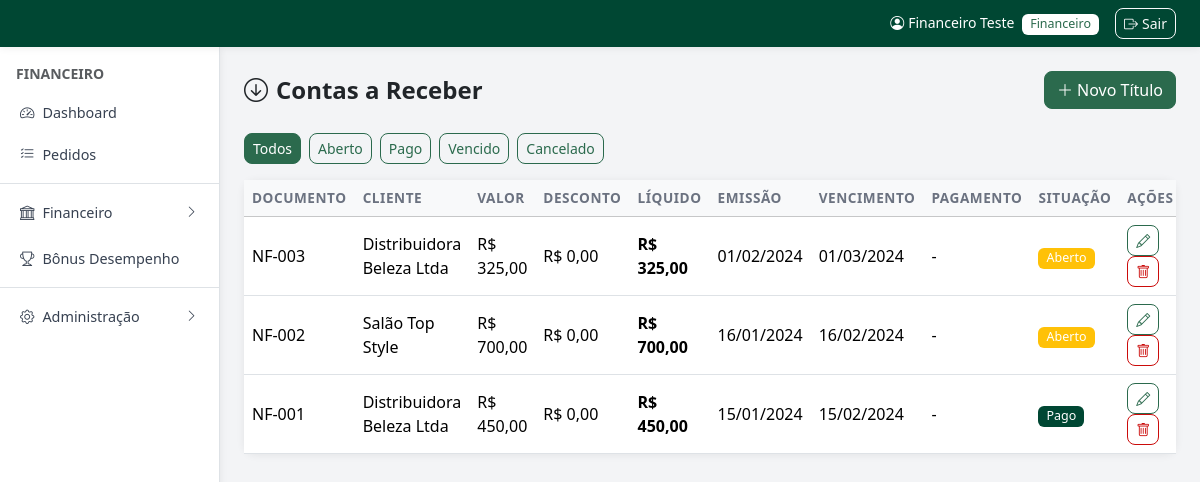
The app's page /admin/cadastros/contas-receber.php (signed in) with its own data.
### tables this page shows
CREATE TABLE IF NOT EXISTS contas_receber (
    id INT AUTO_INCREMENT PRIMARY KEY,
    numero_documento VARCHAR(50),
    cliente_id INT,
    valor_receber DECIMAL(12,2) DEFAULT 0,
    descontos DECIMAL(12,2) DEFAULT 0,
    data_emissao DATE,
    data_vencimento DATE,
    data_pagamento DATE,
    situacao ENUM('aberto','pago','vencido','cancelado') DEFAULT 'aberto',
    created_at TIMESTAMP DEFAULT CURRENT_TIMESTAMP,
    FOREIGN KEY (cliente_id) REFERENCES clientes(id) ON DELETE SET NULL
);

CREATE TABLE IF NOT EXISTS clientes (
    id INT AUTO_INCREMENT PRIMARY KEY,
    codigo_cliente VARCHAR(50),
    cnpj VARCHAR(20),
    cpf VARCHAR(15),
    razao_social VARCHAR(200) NOT NULL,
    cep VARCHAR(10),
    endereco VARCHAR(200),
    numero VARCHAR(10),
    complemento VARCHAR(100),
    bairro VARCHAR(100),
    cidade VARCHAR(100),
    estado VARCHAR(2),
    pais VARCHAR(50) DEFAULT 'Brasil',
    telefone1 VARCHAR(20),
    telefone2 VARCHAR(20),
    email VARCHAR(100) NOT NULL UNIQUE,
    supervisor VARCHAR(100),
    canal_venda_id INT,
    material_apoio TINYINT DEFAULT 0,
    bonus_desempenho DECIMAL(10,2) DEFAULT 0,
    desconto_cliente DECIMAL(10,4) DEFAULT 0,
    limite_credito DECIMAL(12,2) DEFAULT 0,
    idioma VARCHAR(20) DEFAULT 'pt',
    moeda VARCHAR(10) DEFAULT 'BRL',
    pedido_accademia TINYINT DEFAULT 0,
    senha VARCHAR(255) NOT NULL,
    status ENUM('ativo','inativo') DEFAULT 'ativo',
    created_at TIMESTAMP DEFAULT CURRENT_TIMESTAMP,
    FOREIGN KEY (canal_venda_id) REFERENCES canal_venda(id) ON DELETE SET NULL
);

### admin/cadastros/contas-receber.php (the view, shortened to what this page needs)
<?php
require_once __DIR__ . '/../../config.php';
$filtro = $_GET['situacao'] ?? '';
$where = $filtro ? 'WHERE cr.situacao = ?' : '';
$params = $filtro ? [$filtro] : [];
$titulos = db()->prepare("SELECT cr.*, c.razao_social FROM contas_receber cr LEFT JOIN clientes c ON c.id=cr.cliente_id $where ORDER BY cr.data_vencimento DESC");
$titulos->execute($params);
$titulos = $titulos->fetchAll();
require_once LAYOUT_PATH . '/header.php';
?>
<div class="d-flex flex-wrap justify-content-between align-items-center gap-2 mb-4">
    <h4 class="fw-bold mb-0"><i class="bi bi-arrow-down-circle me-2"></i>Contas a Receber</h4>
    <button class="btn btn-primary" data-bs-toggle="modal" data-bs-target="#modal" onclick="novoReg()"><i class="bi bi-plus-lg me-1"></i>Novo Título</button>
</div>
<div class="mb-3 d-flex gap-2">
    <?php foreach ([''=>'Todos','aberto'=>'Aberto','pago'=>'Pago','vencido'=>'Vencido','cancelado'=>'Cancelado'] as $v=>$l): ?>
    <a href="?situacao=<?= $v ?>" class="btn btn-sm btn-<?= $filtro===$v?'primary':'outline-primary' ?>"><?= $l ?></a>
    <?php endforeach; ?>
</div>
<div class="card shadow-sm border-0"><div class="card-body p-0"><div class="table-responsive">
<table class="table table-hover mb-0">
    <thead class="table-light"><tr><th>Documento</th><th>Cliente</th><th>Valor</th><th>Desconto</th><th>Líquido</th><th>Emissão</th><th>Vencimento</th><th>Pagamento</th><th>Situação</th><th>Ações</th></tr></thead>
    <tbody>
    <?php if ($titulos): foreach ($titulos as $t): ?>
        <tr class="<?= $t['situacao']==='vencido'?'table-danger':'' ?>">
            <td><?= e($t['numero_documento']?:'—') ?></td>
            <td><?= e($t['razao_social']?:'—') ?></td>
            <td><?= moedaBR($t['valor_receber']) ?></td>
            <td><?= moedaBR($t['descontos']) ?></td>
            <td class="fw-semibold"><?= moedaBR($t['valor_receber']-$t['descontos']) ?></td>
            <td><?= dataBR($t['data_emissao']) ?></td>
            <td><?= dataBR($t['data_vencimento']) ?></td>
            <td><?= dataBR($t['data_pagamento']) ?></td>
            <td><?= statusBadge($t['situacao']) ?></td>
            <td>
                <button class="btn btn-sm btn-outline-primary" onclick="editarReg(<?= htmlspecialchars(json_encode($t),ENT_QUOTES) ?>)"><i class="bi bi-pencil"></i></button>
                <form method="POST" class="d-inline" onsubmit="return confirm('Excluir?')"><button class="btn btn-sm btn-outline-danger"><i class="bi bi-trash"></i></button></form>
            </td>
        </tr>
    <?php endforeach; else: ?><tr><td colspan="10" class="text-center text-muted py-4">Nenhum título.</td></tr><?php endif; ?>
    </tbody>
</table></div></div></div>
<?php require_once LAYOUT_PATH . '/footer.php'; ?>

### config.php (shortened to what this page needs)
<?php
function db() {
    static $pdo = null;
    if ($pdo === null) {
        try {
            $pdo = new PDO(
                'mysql:host=' . DB_HOST . ';dbname=' . DB_NAME . ';charset=utf8mb4',
                DB_USER, DB_PASS,
                [PDO::ATTR_ERRMODE => PDO::ERRMODE_EXCEPTION,
                 PDO::ATTR_DEFAULT_FETCH_MODE => PDO::FETCH_ASSOC]
            );
            try { $pdo->exec("ALTER TABLE pedidos ADD COLUMN lote_id VARCHAR(40) NULL"); } catch (PDOException $e) {}
            try { $pdo->exec("ALTER TABLE clientes MODIFY COLUMN email VARCHAR(255) NULL DEFAULT NULL"); } catch (PDOException $e) {}
            try { $pdo->exec("UPDATE clientes SET email = NULL WHERE email = ''"); } catch (PDOException $e) {}
            try { $pdo->exec("ALTER TABLE tabela_precos ADD COLUMN preco_network DECIMAL(10,2) NULL DEFAULT NULL"); } catch (PDOException $e) {}
            try { $pdo->exec("ALTER TABLE tabela_precos ADD COLUMN preco_auxiliar DECIMAL(10,2) NULL DEFAULT NULL"); } catch (PDOException $e) {}
            try { $pdo->exec("ALTER TABLE pedidos ADD COLUMN desconto_campanha DECIMAL(5,2) NULL DEFAULT NULL"); } catch (PDOException $e) {}
            try { $pdo->exec("ALTER TABLE bonus_ma_logs ADD COLUMN valor_utilizado DECIMAL(10,2) NOT NULL DEFAULT 0"); } catch (PDOException $e) {}
            try { $pdo->exec("ALTER TABLE pedidos ADD COLUMN forma_pagamento VARCHAR(60) NULL DEFAULT NULL"); } catch (PDOException $e) {}
            try { $pdo->exec("ALTER TABLE creditos ADD COLUMN valor_utilizado DECIMAL(12,2) NOT NULL DEFAULT 0"); } catch (PDOException $e) {}
            try { $pdo->exec("ALTER TABLE pedidos ADD COLUMN credito_utilizado DECIMAL(12,2) NULL DEFAULT NULL"); } catch (PDOException $e) {}
            try { $pdo->exec("ALTER TABLE pedidos ADD COLUMN desconto_pagamento DECIMAL(12,2) NULL DEFAULT NULL"); } catch (PDOException $e) {}
            try { $pdo->exec("ALTER TABLE clientes ADD COLUMN email VARCHAR(120) NULL DEFAULT NULL"); } catch (PDOException $e) {}
            try { $pdo->exec("ALTER TABLE clientes ADD COLUMN senha VARCHAR(255) NULL DEFAULT NULL"); } catch (PDOException $e) {}
            try { $pdo->exec("ALTER TABLE pedidos MODIFY COLUMN status ENUM('comercial','financeiro','faturamento','faturado','cancelado','reprovado') DEFAULT 'comercial'"); } catch (PDOException $e) {}
            try { $pdo->exec("ALTER TABLE usuarios MODIFY COLUMN tipo_acesso ENUM('comercial','financeiro','supervisor','tecnologia da informacao','recursos humanos','marketing','diretoria','centro tecnico','contabilidade','recepcao','expedicao') NOT NULL DEFAULT 'comercial'"); } catch (PDOException $e) {}
            try { $pdo->exec("ALTER TABLE clientes ADD COLUMN desconto_canal DECIMAL(10,4) DEFAULT 0"); } catch (PDOException $e) {}
            try { $pdo->exec("ALTER TABLE campanhas ADD COLUMN canal_venda_id INT NULL"); } catch (PDOException $e) {}
            try { $pdo->exec("ALTER TABLE clientes ADD COLUMN supervisor VARCHAR(100) NULL"); } catch (PDOException $e) {}
            try { $pdo->exec("UPDATE clientes SET supervisor = vendedor WHERE supervisor IS NULL AND vendedor IS NOT NULL"); } catch (PDOException $e) {}
            try { $pdo->exec("ALTER TABLE pedidos ADD COLUMN supervisor VARCHAR(100) NULL"); } catch (PDOException $e) {}
            try { $pdo->exec("UPDATE pedidos SET supervisor = vendedor WHERE supervisor IS NULL AND vendedor IS NOT NULL"); } catch (PDOException $e) {}
            try { $pdo->exec("CREATE TABLE IF NOT EXISTS grupo_empresas (
                id         INT AUTO_INCREMENT PRIMARY KEY,
                nome       VARCHAR(120) NOT NULL,
                descricao  TEXT,
                created_at TIMESTAMP DEFAULT CURRENT_TIMESTAMP
            )"); } catch (PDOException $e) {}
            try { $pdo->exec("CREATE TABLE IF NOT EXISTS grupo_empresas_clientes (
                id        INT AUTO_INCREMENT PRIMARY KEY,
                grupo_id  INT NOT NULL,
                cliente_id INT NOT NULL,
                UNIQUE KEY uq_grupo_cliente (grupo_id, cliente_id)
            )"); } catch (PDOException $e) {}
            try { $pdo->exec("CREATE TABLE IF NOT EXISTS webhook_logs (
                id         INT AUTO_INCREMENT PRIMARY KEY,
                origem     VARCHAR(50)  NOT NULL,
                evento     VARCHAR(100) NOT NULL,
                status     VARCHAR(20)  NOT NULL,
                detalhe    TEXT,
                cliente_id INT NULL,
                created_at TIMESTAMP DEFAULT CURRENT_TIMESTAMP
            )"); } catch (PDOException $e) {}
            try { $pdo->exec("CREATE TABLE IF NOT EXISTS pedido_logs (
                id            INT AUTO_INCREMENT PRIMARY KEY,
                pedido_id     INT          NOT NULL,
                numero_pedido VARCHAR(50)  NOT NULL,
                usuario_nome  VARCHAR(100),
                usuario_tipo  VARCHAR(30),
                acao          VARCHAR(120) NOT NULL,
                status_antes  VARCHAR(30),
                status_depois VARCHAR(30),
                detalhes      TEXT,
                created_at    TIMESTAMP DEFAULT CURRENT_TIMESTAMP,
                INDEX idx_pedido (pedido_id),
                INDEX idx_numero (numero_pedido)
            )"); } catch (PDOException $e) {}
            try { $pdo->exec("ALTER TABLE campanhas ADD COLUMN tipo VARCHAR(20) NOT NULL DEFAULT 'desconto'"); } catch (PDOException $e) {}
            try { $pdo->exec("CREATE TABLE IF NOT EXISTS campanha_bonificacao (
                id              INT AUTO_INCREMENT PRIMARY KEY,
                codigo_campanha VARCHAR(50) NOT NULL,
                produto_id      INT NOT NULL,
                quantidade      INT NOT NULL DEFAULT 1,
                KEY idx_camp_bonif (codigo_campanha)
            ) ENGINE=InnoDB DEFAULT CHARSET=utf8mb4 COLLATE=utf8mb4_unicode_ci"); } catch (PDOException $e) {}
            try { $pdo->exec("UPDATE usuarios SET tipo_usuario = 'Interno' WHERE tipo_usuario IS NULL OR tipo_usuario NOT IN ('Interno','Externo')"); } catch (PDOException $e) {}
            try { $pdo->exec("ALTER TABLE usuarios CHANGE COLUMN telefone celular VARCHAR(20)"); } catch (PDOException $e) {}
            try { $pdo->exec("RENAME TABLE sms_logs TO whatsapp_logs"); } catch (PDOException $e) {}
            try { $pdo->exec("CREATE TABLE IF NOT EXISTS whatsapp_logs (
                id          INT AUTO_INCREMENT PRIMARY KEY,
                usuario_id  INT NULL,
                destino     VARCHAR(30) NOT NULL,
                remetente   VARCHAR(30) NOT NULL,
                mensagem    TEXT NOT NULL,
                ip_origem   VARCHAR(45) NULL,
                status      VARCHAR(20) NOT NULL DEFAULT 'enviado',
                created_at  TIMESTAMP DEFAULT CURRENT_TIMESTAMP,
                INDEX idx_wa_usuario (usuario_id)
            ) ENGINE=InnoDB DEFAULT CHARSET=utf8mb4 COLLATE=utf8mb4_unicode_ci"); } catch (PDOException $e) {}
        } catch (PDOException $e) {
            die('Erro de conexão com o banco de dados. <a href="' . BASE_URL . '/install.php">Clique aqui para configurar.</a>');
        }
    }
    return $pdo;
}
function e($s) {
    return htmlspecialchars((string)($s ?? ''), ENT_QUOTES, 'UTF-8');
}
function moedaBR($v) {
    return 'R$ ' . number_format((float)$v, 2, ',', '.');
}
function dataBR($d) {
    if (!$d) return '-';
    return date('d/m/Y', strtotime($d));
}
function statusBadge($s) {
    $map = [
        'comercial'   => ['primary',   'Aguardando Comercial'],
        'financeiro'  => ['warning',   'Aguardando Financeiro'],
        'faturamento' => ['info',      'Aguardando Faturamento'],
        'faturado'    => ['success',   'Faturado'],
        'cancelado'   => ['danger',    'Cancelado'],
        'reprovado'   => ['danger',    'Cancelado'],
        'ativo'       => ['success',   'Ativo'],
        'inativo'     => ['secondary', 'Inativo'],
        'aberto'      => ['warning',   'Aberto'],
        'pago'        => ['success',   'Pago'],
        'vencido'     => ['danger',    'Vencido'],
        'aprovado'    => ['success',   'Aprovado'],
        'pendente'    => ['secondary', 'Pendente'],
    ];
    [$cls, $label] = $map[$s] ?? ['secondary', ucfirst($s)];
    return '<span class="badge bg-' . $cls . '">' . $label . '</span>';
}

### assets/css/style.css (style rules this page uses)
:root { --brand-darkest: #004733; --brand-dark: #2b6a4d; --brand-mid: #568d66; --brand-light: #a5c1ae; --gray-bg: #f3f4f6; --gray-border: #dcdfe5; --red-light: #df8080; --red-mid: #cb0b0a; --red-dark: #ad080f; --red-darkest: #8e0413; }
body { font-family: 'Segoe UI', system-ui, -apple-system, sans-serif; background-color: var(--gray-bg); }
.btn-primary { background-color: var(--brand-dark); border-color: var(--brand-dark); color: #fff; }
.btn-outline-primary { color: var(--brand-dark); border-color: var(--brand-dark); }
.bg-success { background-color: var(--brand-darkest) !important; }
.badge.bg-success { background-color: var(--brand-darkest) !important; }
.btn-outline-danger { color: var(--red-mid); border-color: var(--red-mid); }
.card { border-radius: 12px; }
.table th { font-weight: 600; font-size: .85rem; text-transform: uppercase; letter-spacing: .04em; color: #6b7280; }
.table td { vertical-align: middle; }
.badge { font-size: .78rem; font-weight: 500; padding: .35em .65em; border-radius: 6px; }
.btn { border-radius: 8px; font-weight: 500; }
.shadow-sm { box-shadow: 0 1px 8px rgba(0,0,0,.07) !important; }
body { overflow-x: hidden; }

### records on screen
contas_receber: numero_documento "NF-003", cliente.razao_social "Distribuidora Beleza Ltda", valor_receber "R$ 325,00", descontos "R$ 0,00", moedaBR($t['valor_receber']-$t['descontos']) "R$ 325,00", data_emissao "01/02/2024", data_vencimento "01/03/2024", data_pagamento "-", label "Aberto"
contas_receber: numero_documento "NF-002", cliente.razao_social "Salão Top Style", valor_receber "R$ 700,00", descontos "R$ 0,00", moedaBR($t['valor_receber']-$t['descontos']) "R$ 700,00", data_emissao "16/01/2024", data_vencimento "16/02/2024", data_pagamento "-", label "Aberto"
contas_receber: numero_documento "NF-001", cliente.razao_social "Distribuidora Beleza Ltda", valor_receber "R$ 450,00", descontos "R$ 0,00", moedaBR($t['valor_receber']-$t['descontos']) "R$ 450,00", data_emissao "15/01/2024", data_vencimento "15/02/2024", data_pagamento "-", label "Pago"

### other values on screen
$_usuario['nome'] "Financeiro Teste"
$_usuario['tipo'] "Financeiro"
$tipoLabels[$_usuario['tipo']] "FINANCEIRO"
$l "Todos"
$l "Aberto"
$l "Pago"
$l "Vencido"
$l "Cancelado"
